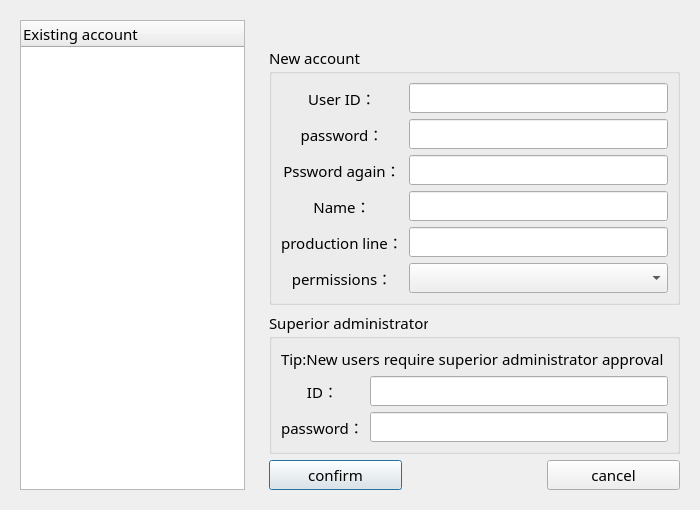
<?xml version="1.0" encoding="UTF-8"?>
<ui version="4.0">
 <class>RegisterNewUserView</class>
 <widget class="QDialog" name="RegisterNewUserView">
  <property name="geometry">
   <rect>
    <x>0</x>
    <y>0</y>
    <width>700</width>
    <height>507</height>
   </rect>
  </property>
  <property name="font">
   <font>
    <family>黑体</family>
    <pointsize>11</pointsize>
   </font>
  </property>
  <property name="windowTitle">
   <string>RegisterNewUser</string>
  </property>
  <layout class="QGridLayout" name="gridLayout_5" columnstretch="4,6">
   <item row="0" column="0">
    <widget class="QWidget" name="widget_2" native="true">
     <layout class="QGridLayout" name="gridLayout_4">
      <item row="0" column="0">
       <widget class="QTreeWidget" name="treeWidgetHasUser">
        <column>
         <property name="text">
          <string>Existing account</string>
         </property>
        </column>
       </widget>
      </item>
     </layout>
    </widget>
   </item>
   <item row="0" column="1">
    <widget class="QWidget" name="widget" native="true">
     <layout class="QGridLayout" name="gridLayout_3" rowstretch="2,5,2,1">
      <item row="0" column="0">
       <spacer name="horizontalSpacer">
        <property name="orientation">
         <enum>Qt::Horizontal</enum>
        </property>
        <property name="sizeHint" stdset="0">
         <size>
          <width>122</width>
          <height>20</height>
         </size>
        </property>
       </spacer>
      </item>
      <item row="0" column="1">
       <widget class="QLabel" name="label">
        <property name="text">
         <string/>
        </property>
        <property name="pixmap">
         <pixmap>Icon/Register.png</pixmap>
        </property>
        <property name="alignment">
         <set>Qt::AlignCenter</set>
        </property>
       </widget>
      </item>
      <item row="0" column="2">
       <spacer name="horizontalSpacer_2">
        <property name="orientation">
         <enum>Qt::Horizontal</enum>
        </property>
        <property name="sizeHint" stdset="0">
         <size>
          <width>122</width>
          <height>20</height>
         </size>
        </property>
       </spacer>
      </item>
      <item row="1" column="0" colspan="3">
       <widget class="QGroupBox" name="groupBoxNewUser">
        <property name="title">
         <string>New account</string>
        </property>
        <layout class="QGridLayout" name="gridLayout">
         <item row="0" column="1">
          <widget class="QLineEdit" name="lineEditNewUserName"/>
         </item>
         <item row="1" column="0">
          <widget class="QLabel" name="labelNewUserPassward">
           <property name="text">
            <string>password：</string>
           </property>
           <property name="alignment">
            <set>Qt::AlignCenter</set>
           </property>
          </widget>
         </item>
         <item row="5" column="0">
          <widget class="QLabel" name="labelAuthority">
           <property name="text">
            <string>permissions：</string>
           </property>
           <property name="alignment">
            <set>Qt::AlignCenter</set>
           </property>
          </widget>
         </item>
         <item row="4" column="0">
          <widget class="QLabel" name="labelNewUserProductionLine">
           <property name="text">
            <string>production line：</string>
           </property>
           <property name="alignment">
            <set>Qt::AlignCenter</set>
           </property>
          </widget>
         </item>
         <item row="3" column="0">
          <widget class="QLabel" name="labelNewUserTrueName">
           <property name="text">
            <string>Name：</string>
           </property>
           <property name="alignment">
            <set>Qt::AlignCenter</set>
           </property>
          </widget>
         </item>
         <item row="2" column="1">
          <widget class="QLineEdit" name="lineEditNewUserConfirmPassward"/>
         </item>
         <item row="0" column="0">
          <widget class="QLabel" name="labelNewUserID">
           <property name="text">
            <string>User ID：</string>
           </property>
           <property name="alignment">
            <set>Qt::AlignCenter</set>
           </property>
          </widget>
         </item>
         <item row="5" column="1">
          <widget class="QComboBox" name="comboBoxAuthority"/>
         </item>
         <item row="1" column="1">
          <widget class="QLineEdit" name="lineEditNewUserPassward"/>
         </item>
         <item row="4" column="1">
          <widget class="QLineEdit" name="lineEditNewUserProductionLine"/>
         </item>
         <item row="3" column="1">
          <widget class="QLineEdit" name="lineEditNewUserTrueName"/>
         </item>
         <item row="2" column="0">
          <widget class="QLabel" name="labelNewUserConfirmPassward">
           <property name="text">
            <string>Pssword again：</string>
           </property>
           <property name="alignment">
            <set>Qt::AlignCenter</set>
           </property>
          </widget>
         </item>
        </layout>
       </widget>
      </item>
      <item row="2" column="0" colspan="3">
       <widget class="QGroupBox" name="groupBoxSuperAuthority">
        <property name="title">
         <string>Superior administrator</string>
        </property>
        <layout class="QGridLayout" name="gridLayout_2">
         <item row="2" column="1">
          <widget class="QLineEdit" name="lineEditSuperAuthorityUserPassward"/>
         </item>
         <item row="2" column="0">
          <widget class="QLabel" name="labelSuperAuthorityUserPassward">
           <property name="text">
            <string>password：</string>
           </property>
           <property name="alignment">
            <set>Qt::AlignCenter</set>
           </property>
          </widget>
         </item>
         <item row="1" column="0">
          <widget class="QLabel" name="labelSuperAuthorityUserID">
           <property name="text">
            <string>ID：</string>
           </property>
           <property name="alignment">
            <set>Qt::AlignCenter</set>
           </property>
          </widget>
         </item>
         <item row="1" column="1">
          <widget class="QLineEdit" name="lineEditSuperAuthorityUserID"/>
         </item>
         <item row="0" column="0" colspan="2">
          <widget class="QLabel" name="labelTip">
           <property name="text">
            <string>Tip:New users require superior administrator approval </string>
           </property>
          </widget>
         </item>
        </layout>
       </widget>
      </item>
      <item row="3" column="0">
       <widget class="QPushButton" name="buttonModify">
        <property name="sizePolicy">
         <sizepolicy hsizetype="Minimum" vsizetype="Expanding">
          <horstretch>0</horstretch>
          <verstretch>0</verstretch>
         </sizepolicy>
        </property>
        <property name="text">
         <string>confirm</string>
        </property>
        <property name="autoDefault">
         <bool>false</bool>
        </property>
        <property name="default">
         <bool>true</bool>
        </property>
       </widget>
      </item>
      <item row="3" column="1">
       <spacer name="horizontalSpacer_3">
        <property name="orientation">
         <enum>Qt::Horizontal</enum>
        </property>
        <property name="sizeHint" stdset="0">
         <size>
          <width>123</width>
          <height>20</height>
         </size>
        </property>
       </spacer>
      </item>
      <item row="3" column="2">
       <widget class="QPushButton" name="buttonCancel">
        <property name="sizePolicy">
         <sizepolicy hsizetype="Minimum" vsizetype="Expanding">
          <horstretch>0</horstretch>
          <verstretch>0</verstretch>
         </sizepolicy>
        </property>
        <property name="text">
         <string>cancel</string>
        </property>
        <property name="autoDefault">
         <bool>false</bool>
        </property>
       </widget>
      </item>
     </layout>
    </widget>
   </item>
  </layout>
 </widget>
 <resources/>
 <connections/>
</ui>
